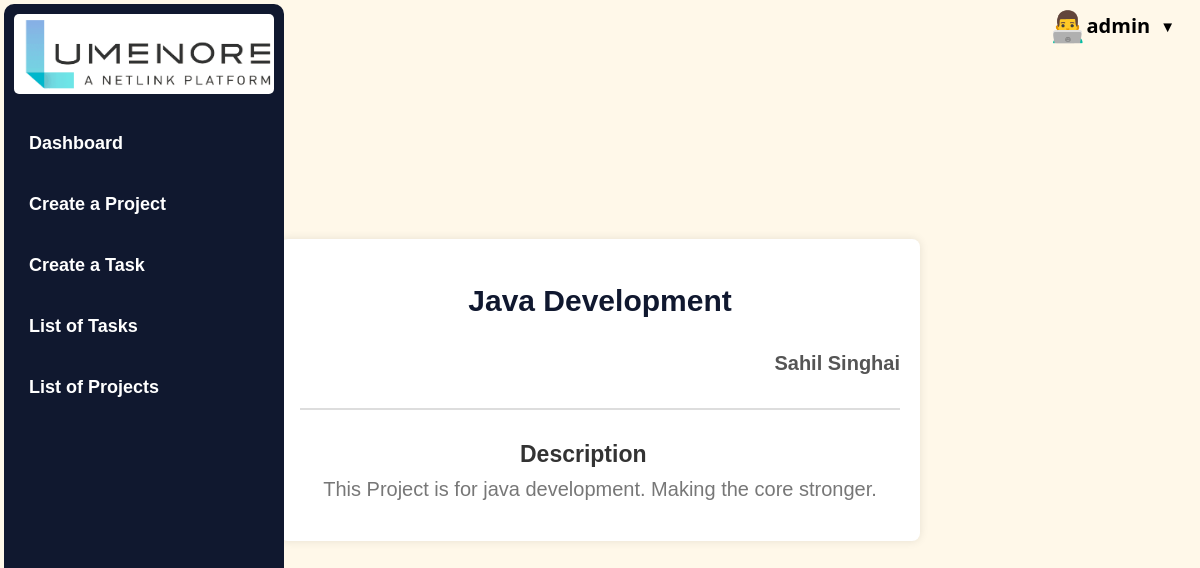
The page /apps/project/37/ (signed in) on the database its author committed.
### taskmanager/models.py (models this page shows, shortened)
class UserProfile(AbstractBaseUser, PermissionsMixin):
    username = models.CharField(max_length=30, unique=True)
    name = models.CharField(max_length=100, help_text="Required. Enter your full name.")
    email = models.EmailField(unique=True)
    is_active = models.BooleanField(default=True)
    is_staff = models.BooleanField(default=False)
    USERNAME_FIELD = "username"
    REQUIRED_FIELDS = ["email"]
    objects = UserProfileManager()

class Project(models.Model):
    ticket_projectid = models.AutoField(primary_key=True)
    name = models.CharField(max_length=100)
    description = models.TextField()
    owner = models.ForeignKey(
        UserProfile, on_delete=models.SET_NULL, related_name="project_owner", null=True
    )

### taskmanager/views.py (the view)
# urls.py: path("project/<int:pk>/", views.project, name="project"),
@login_required
def project(req, pk):
    project = (
        Project.objects.filter(ticket_projectid=pk)
        .values("owner__name", "ticket_projectid", "name", "description")
        .first()
    )
    return render(req, "project.html", {"project": project})

### templates/project.html (shortened to what this page needs)
{% extends 'base.html' %}
{% block content %}
<div class="project-details-container">
  <div class="project-details-section">
    <h2>{{ project.name }}</h2>
    <h5>{{ project.owner__name }}</h5>
  </div>
  <hr class="divider">
  <div class="project-details-section">
    <h4>Description</h4>
    <p>{{ project.description }}</p>
  </div>
</div>
{% endblock %}

### templates/navbar.html (shortened to what this page needs)
<li class="user-info">
    <div class="user-details" onclick="toggleDropdown()">
        <span class="user-icon">👨‍💻</span>
        <span class="user-name">{{ request.user.username }}</span>
        <span class="dropdown-arrow">▼</span>
    </div>
</li>

### apps/static/styles/style.css (style rules this page uses)
body { background-color: #fff8e9; color: #333; font-family: 'Arial', sans-serif; margin: 0; padding: 0; display: flex; flex-direction: column; min-height: 100vh; }
.dropdown-arrow { margin-left: 5px; cursor: pointer; }
.user-info { margin-left: auto; position: relative; }
.user-details { cursor: pointer; display: flex; align-items: center; }
h2 { color: #000000; font-size: 1.5em; font-family: Verdana, Geneva, Tahoma, sans-serif; }
nav ul li { display: inline-block; margin-left: 10px; }
.user-info { position: relative; color: #000000; cursor: pointer; font-family: 'Segoe UI', Tahoma, Geneva, Verdana, sans-serif; }
.user-details { display: flex; align-items: center; margin-right: 20px; }
.user-info .user-name { font-weight: bold; margin-right: 5px; }
.user-info .dropdown-arrow { font-size: 15px; }
.user-icon { font-size: 30px; }
.user-info, .profile-icon, .logout-icon { font-size: 20px; margin-right: 5px; }
p { margin-top: 10px; text-align: center; color: #666; }
body { font-family: 'Arial', sans-serif; }

### templates/project.html (style rules this page uses)
.project-details-container { max-width: 600px; width: 100%; margin: 20px auto; padding: 20px; box-shadow: 0 0 10px rgba(0, 0, 0, 0.1); border-radius: 8px; background-color: #fff; }
.project-details-section { margin-bottom: 20px; }
.project-details-section h2 { font-size: 30px; color: #10182f; text-align: center; }
.project-details-section h5 { font-size: 20px; color: #555; text-align: right; }
.divider { border: 1px solid #ddd; }
.project-details-section h4 { font-size: 23px; color: #333; margin-bottom: 10px; margin-left: 220px; }
.project-details-section p { font-size: 20px; color: #777; }

### rows shown on the page
UserProfile: user.username "admin"
Project: name "Java Development", description "This Project is for java development. Making the core stronger."

### other values the page prints
{{ project.owner__name }} "Sahil Singhai"
